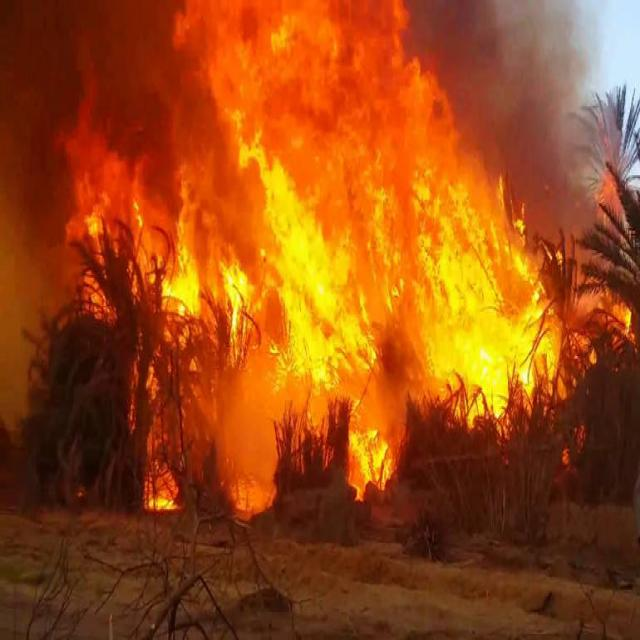
%> input picture F1.jpg, 640 x 640 px
$ octave Highboost.m   (GNU Octave 9; MATLAB toolbox functions it lacks are replaced by stand-ins)
%> lines starting %> are read from the running program, lines starting %| are printed output that depends on the picture
%%%%%%%%%%%%%%% HIGHBOOST %%%%%%%%%%%%%
clc;
clear;
I{1} = imread('./F1.jpg');
I{2} = imread('./F2.jpg');
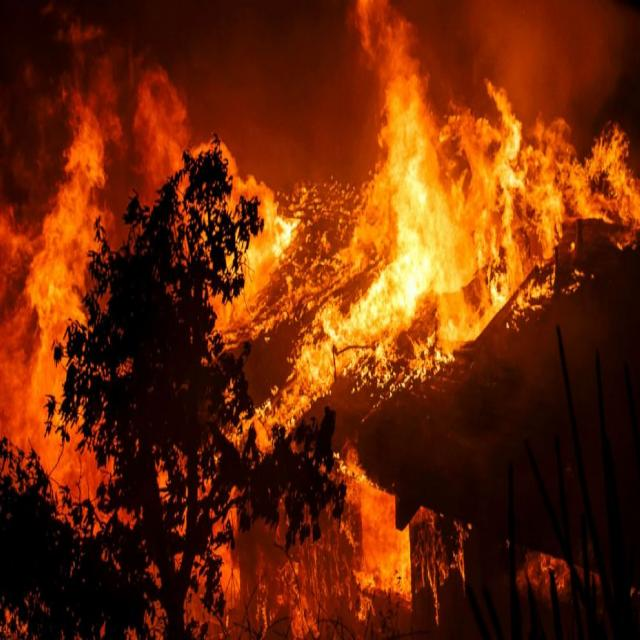
%> input picture F2.jpg, 640 x 640 px
I{3} = imread('./M1.jpg');
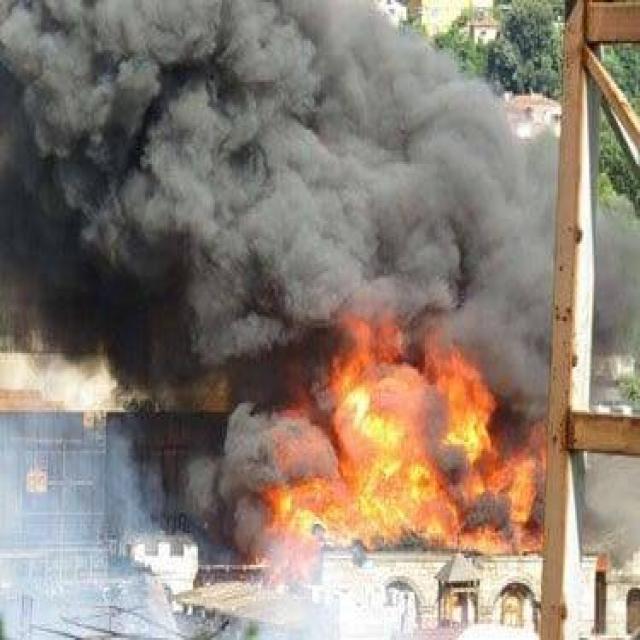
%> input picture M1.jpg, 640 x 640 px
%> (the run ends here)
